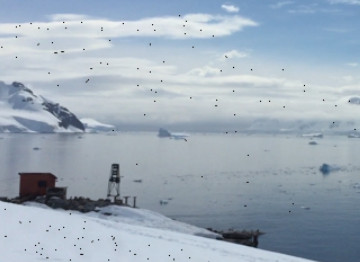
#> input picture notCar/antar.jpg, 360 x 262 px; its folder holds only this picture in this run
$ python notGray.py
#> lines starting #> are read from the running program, lines starting #| are printed output that depends on the picture
import cv2, os, glob, shutil, time

if __name__ == '__main__':
    srcDir = 'notCar'
    dstDir = 'notCarGray'

    width = 500
    height = 400

    if os.path.isdir(dstDir):
        shutil.rmtree(dstDir)
        time.sleep(3)
    os.mkdir(dstDir)

    allcars = srcDir + '/*.jpg'
    cars = glob.glob(allcars)
    for index, car in enumerate(cars, 1):
        img = cv2.imread(car, cv2.IMREAD_GRAYSCALE)
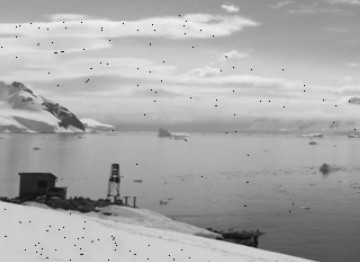
#> img: shape (262, 360); min 12, max 247, mean 169.9
        img_resize = cv2.resize(img, (width, height))
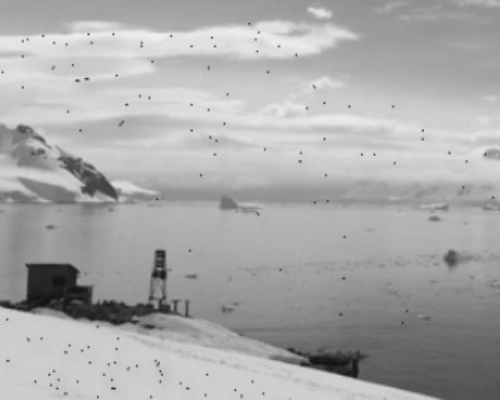
#> img_resize: shape (400, 500); min 17, max 242, mean 169.8
        imgname = 'notCar' + str(index)
        fullpath = dstDir + '/' + imgname + '.jpg'
        cv2.imwrite(fullpath, img_resize)
    print('....Done.')

$ run again, on notCar/s104.jpg
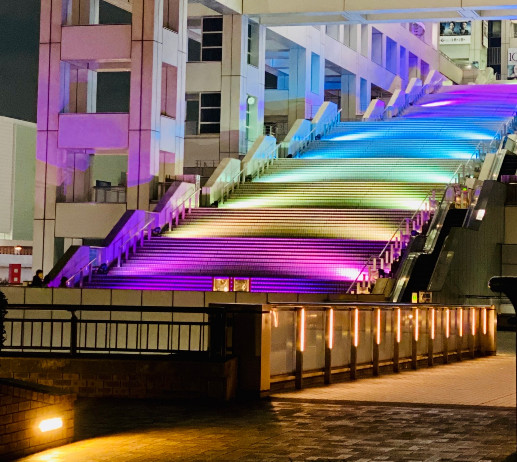
#> input picture notCar/s104.jpg, 517 x 462 px
#> `img = cv2.imread(car, cv2.IMREAD_GRAYSCALE)`:
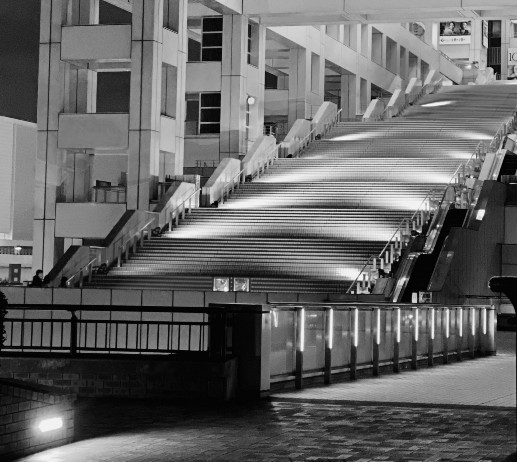
#> img: shape (462, 517); min 0, max 249, mean 100.6
#> `img_resize = cv2.resize(img, (width, height))`:
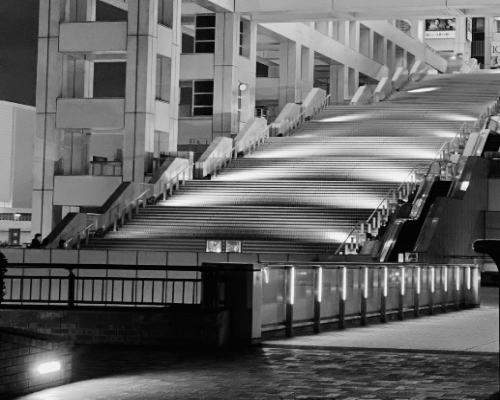
#> img_resize: shape (400, 500); min 0, max 246, mean 100.4
